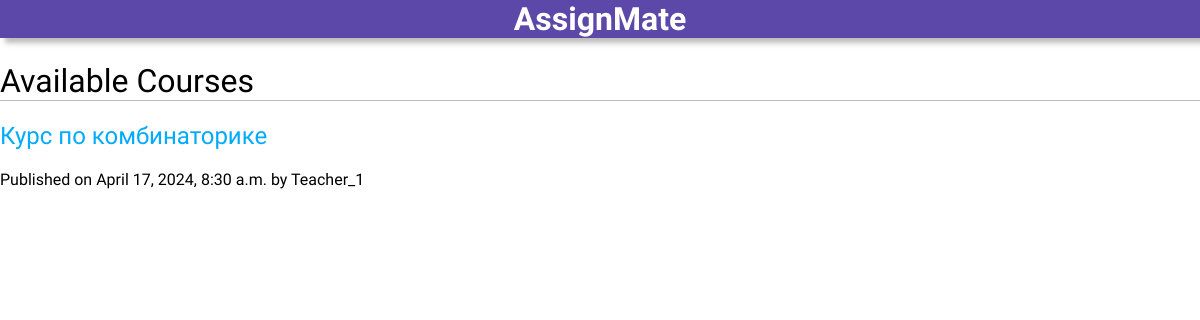
Screenshot of / (signed in) with the database file from the repository.
### assign/models.py (models this page shows, shortened)
class Course(models.Model):
    class Status(models.TextChoices):
        DRAFT = 'DF', 'Draft'
        PUBLISHED = 'PB', 'Published'
    title = models.CharField(max_length=250)
    slug = models.SlugField(max_length=250,
                            unique_for_month="publish")
    creator = models.ForeignKey(
        User,
        on_delete=models.CASCADE,
        related_name='created_courses',  # Уникальное имя для обратной связи
        limit_choices_to={'profile__role': 'teacher'},
        null=True,
        blank=True
    )
    publish = models.DateTimeField(default=timezone.now)  # поле дата публикации
    status = models.CharField(max_length=2,
                              choices=Status.choices,
                              default=Status.DRAFT)
    class Meta:  # класс определяет метаданные модели.
        ordering = ['-publish']  # сортировка
        indexes = [
            models.Index(fields=['-publish']),  # индексация
        ]

### assign/views.py (the view)
# urls.py: path('', views.courses_list,
@login_required
def courses_list(request):
    if is_teacher(request.user):
        courses = Course.objects.filter(creator=request.user)
    else:
        courses = Course.objects.filter(enrollments__student=request.user)
    return render(request, 'assign/course/list.html', {'courses': courses})

### assign/views.py (called while the page is built)
def is_teacher(user):
    return hasattr(user, 'profile') and user.profile.role == 'teacher'

### templates/assign/course/list.html (shortened to what this page needs)
{% extends "assign/base.html" %}
{% load assign_tags %}
{% block content %}
    <h1>Available Courses</h1>
    {% for course in courses %}
        <div>
            <h2><a href="{% url 'assign:course_detail' pk=course.id %}">{{ course.title }}</a></h2>
            <p>Published on {{ course.publish }} by {{ course.creator }}</p>
        </div>
    {% empty %}
        <p>No courses available.</p>
    {% endfor %}
{% endblock %}

### assign/static/css/styles.css (style rules this page uses)
body { margin: 0; padding: 0; font-family: "Raleway"; }
a { color: #00abff; text-decoration: none; }
h1 { font-weight: normal; border-bottom: 1px solid #bbb; }
h2 { font-weight: normal; }

### rows the page displays
Course: title "Курс по комбинаторике", publish "April 17, 2024, 8:30 a.m.", creator "Teacher_1"
